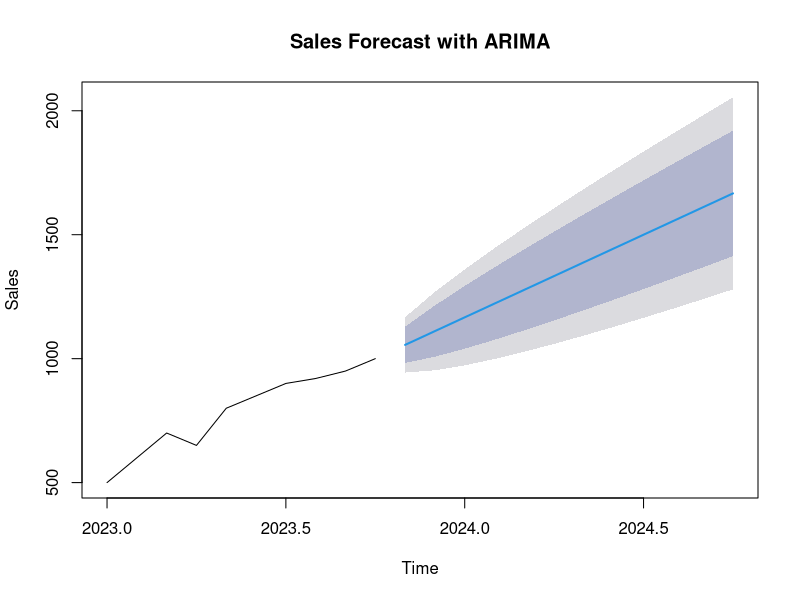

Source code (R):
# Install necessary packages
# install.packages("forecast")

library(forecast)

# Example sales data (monthly sales)
sales_data <- ts(c(500, 600, 700, 650, 800, 850, 900, 920, 950, 1000), frequency = 12, start = c(2023, 1))

# Fit ARIMA model
fit <- auto.arima(sales_data)

# Forecast future sales
forecast_data <- forecast(fit, h = 12)

# Plot the forecast
plot(forecast_data, main = "Sales Forecast with ARIMA", xlab = "Time", ylab = "Sales")
